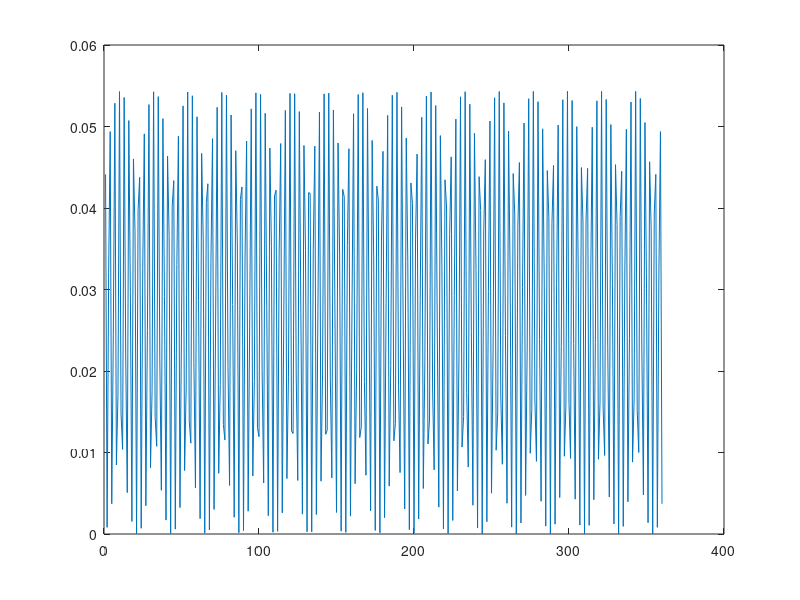

This figure's MATLAB source:
#Aufgabe2:Zufallsdatene

nDims = 2;
nDataSets = 10;
%NVecsVec = [100,1000,10000];
NVecsVec = [100];


for j = 1:length(NVecsVec)


	for i = 1:nDataSets

		XDataMat = rand(nDims,NVecsVec(j));
		meanVec = mean(XDataMat,2);
		XDataMat = XDataMat - repmat(meanVec,1,NVecsVec(j));
		AngleVarianceMat = [[1:360];zeros(1,360)];

		maxVar = 0;
		maxAngle = 0;

		for alphaAngle = 1:360;

			RotMat = [ cos(alphaAngle) sin(alphaAngle); -sin(alphaAngle) cos(alphaAngle) ];
			RotDataMat = RotMat*XDataMat;
			xVar = var(RotDataMat(:,1));
			AngleVarianceMat(2,alphaAngle) = xVar;	
			if xVar > maxVar
				maxVar = xVar;
				maxAngle = alphaAngle;
			end

		end
		plot(AngleVarianceMat(1,:),AngleVarianceMat(2,:))
		pause(1)
		
		maxAngle
		maxVar
		AngleVarianceMat;
	%plot(XDataMat(1,:),XDataMat(2,:),'x')
	end

end


